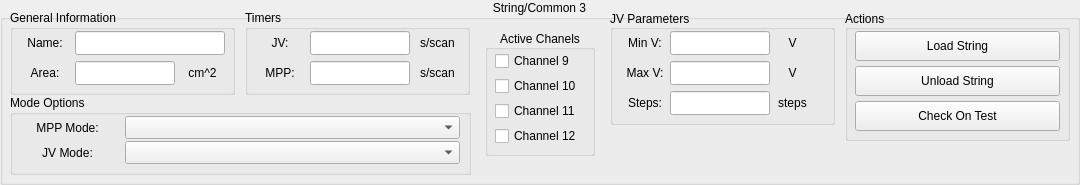
              <widget class="QGroupBox" name="String_3">
               <property name="minimumSize">
                <size>
                 <width>1080</width>
                 <height>185</height>
                </size>
               </property>
               <property name="title">
                <string>String/Common 3</string>
               </property>
               <property name="alignment">
                <set>Qt::AlignHCenter|Qt::AlignTop</set>
               </property>
               <property name="flat">
                <bool>true</bool>
               </property>
               <widget class="QGroupBox" name="GeneralInfo_3">
                <property name="geometry">
                 <rect>
                  <x>10</x>
                  <y>10</y>
                  <width>225</width>
                  <height>85</height>
                 </rect>
                </property>
                <property name="title">
                 <string>General Information</string>
                </property>
                <widget class="QLineEdit" name="NameInput_3">
                 <property name="geometry">
                  <rect>
                   <x>65</x>
                   <y>21</y>
                   <width>150</width>
                   <height>24</height>
                  </rect>
                 </property>
                 <property name="inputMask">
                  <string/>
                 </property>
                 <property name="text">
                  <string/>
                 </property>
                </widget>
                <widget class="QLabel" name="NameLabel_3">
                 <property name="geometry">
                  <rect>
                   <x>10</x>
                   <y>21</y>
                   <width>50</width>
                   <height>24</height>
                  </rect>
                 </property>
                 <property name="minimumSize">
                  <size>
                   <width>38</width>
                   <height>0</height>
                  </size>
                 </property>
                 <property name="maximumSize">
                  <size>
                   <width>16777215</width>
                   <height>16777215</height>
                  </size>
                 </property>
                 <property name="text">
                  <string>Name:</string>
                 </property>
                 <property name="alignment">
                  <set>Qt::AlignCenter</set>
                 </property>
                </widget>
                <widget class="QLabel" name="AreaLabel_3">
                 <property name="geometry">
                  <rect>
                   <x>10</x>
                   <y>51</y>
                   <width>50</width>
                   <height>24</height>
                  </rect>
                 </property>
                 <property name="text">
                  <string>Area:</string>
                 </property>
                 <property name="alignment">
                  <set>Qt::AlignCenter</set>
                 </property>
                </widget>
                <widget class="QLineEdit" name="AreaInput_3">
                 <property name="geometry">
                  <rect>
                   <x>65</x>
                   <y>51</y>
                   <width>100</width>
                   <height>24</height>
                  </rect>
                 </property>
                 <property name="inputMask">
                  <string/>
                 </property>
                 <property name="text">
                  <string/>
                 </property>
                </widget>
                <widget class="QLabel" name="AreaUnits_3">
                 <property name="geometry">
                  <rect>
                   <x>170</x>
                   <y>51</y>
                   <width>45</width>
                   <height>24</height>
                  </rect>
                 </property>
                 <property name="text">
                  <string>cm^2</string>
                 </property>
                 <property name="alignment">
                  <set>Qt::AlignCenter</set>
                 </property>
                </widget>
               </widget>
               <widget class="QGroupBox" name="JVBox_3">
                <property name="geometry">
                 <rect>
                  <x>610</x>
                  <y>10</y>
                  <width>225</width>
                  <height>115</height>
                 </rect>
                </property>
                <property name="title">
                 <string>JV Parameters</string>
                </property>
                <property name="alignment">
                 <set>Qt::AlignLeading|Qt::AlignLeft|Qt::AlignVCenter</set>
                </property>
                <widget class="QLabel" name="VmaxLabel_3">
                 <property name="geometry">
                  <rect>
                   <x>10</x>
                   <y>51</y>
                   <width>50</width>
                   <height>24</height>
                  </rect>
                 </property>
                 <property name="text">
                  <string>Max V:</string>
                 </property>
                 <property name="alignment">
                  <set>Qt::AlignCenter</set>
                 </property>
                </widget>
                <widget class="QLineEdit" name="VmaxInput_3">
                 <property name="geometry">
                  <rect>
                   <x>60</x>
                   <y>51</y>
                   <width>100</width>
                   <height>24</height>
                  </rect>
                 </property>
                 <property name="inputMask">
                  <string/>
                 </property>
                 <property name="text">
                  <string/>
                 </property>
                </widget>
                <widget class="QLabel" name="VmaxUnits_3">
                 <property name="geometry">
                  <rect>
                   <x>165</x>
                   <y>51</y>
                   <width>35</width>
                   <height>24</height>
                  </rect>
                 </property>
                 <property name="text">
                  <string>V</string>
                 </property>
                 <property name="alignment">
                  <set>Qt::AlignCenter</set>
                 </property>
                </widget>
                <widget class="QLineEdit" name="VstepsInput_3">
                 <property name="geometry">
                  <rect>
                   <x>60</x>
                   <y>81</y>
                   <width>100</width>
                   <height>24</height>
                  </rect>
                 </property>
                 <property name="inputMask">
                  <string/>
                 </property>
                 <property name="text">
                  <string/>
                 </property>
                </widget>
                <widget class="QLabel" name="Vstepsabel_3">
                 <property name="geometry">
                  <rect>
                   <x>10</x>
                   <y>81</y>
                   <width>50</width>
                   <height>24</height>
                  </rect>
                 </property>
                 <property name="text">
                  <string>Steps:</string>
                 </property>
                 <property name="alignment">
                  <set>Qt::AlignCenter</set>
                 </property>
                </widget>
                <widget class="QLabel" name="VstepsUnits_3">
                 <property name="enabled">
                  <bool>true</bool>
                 </property>
                 <property name="geometry">
                  <rect>
                   <x>165</x>
                   <y>81</y>
                   <width>35</width>
                   <height>24</height>
                  </rect>
                 </property>
                 <property name="text">
                  <string>steps</string>
                 </property>
                 <property name="alignment">
                  <set>Qt::AlignCenter</set>
                 </property>
                </widget>
                <widget class="QLabel" name="VminLabel_3">
                 <property name="geometry">
                  <rect>
                   <x>10</x>
                   <y>21</y>
                   <width>50</width>
                   <height>24</height>
                  </rect>
                 </property>
                 <property name="text">
                  <string>Min V:</string>
                 </property>
                 <property name="alignment">
                  <set>Qt::AlignCenter</set>
                 </property>
                </widget>
                <widget class="QLineEdit" name="VminInput_3">
                 <property name="geometry">
                  <rect>
                   <x>60</x>
                   <y>21</y>
                   <width>100</width>
                   <height>24</height>
                  </rect>
                 </property>
                 <property name="inputMask">
                  <string/>
                 </property>
                 <property name="text">
                  <string/>
                 </property>
                </widget>
                <widget class="QLabel" name="VminUnits_3">
                 <property name="geometry">
                  <rect>
                   <x>165</x>
                   <y>21</y>
                   <width>35</width>
                   <height>24</height>
                  </rect>
                 </property>
                 <property name="text">
                  <string>V</string>
                 </property>
                 <property name="alignment">
                  <set>Qt::AlignCenter</set>
                 </property>
                </widget>
               </widget>
               <widget class="QGroupBox" name="TimerBox_3">
                <property name="geometry">
                 <rect>
                  <x>245</x>
                  <y>10</y>
                  <width>225</width>
                  <height>85</height>
                 </rect>
                </property>
                <property name="title">
                 <string>Timers</string>
                </property>
                <widget class="QLabel" name="MPPFrequencyLabel_3">
                 <property name="geometry">
                  <rect>
                   <x>10</x>
                   <y>51</y>
                   <width>50</width>
                   <height>24</height>
                  </rect>
                 </property>
                 <property name="text">
                  <string>MPP:</string>
                 </property>
                 <property name="alignment">
                  <set>Qt::AlignCenter</set>
                 </property>
                </widget>
                <widget class="QLineEdit" name="MPPFrequencyInput_3">
                 <property name="geometry">
                  <rect>
                   <x>65</x>
                   <y>51</y>
                   <width>100</width>
                   <height>24</height>
                  </rect>
                 </property>
                 <property name="inputMask">
                  <string/>
                 </property>
                 <property name="text">
                  <string/>
                 </property>
                </widget>
                <widget class="QLabel" name="MPPFrequencyUnits_3">
                 <property name="geometry">
                  <rect>
                   <x>170</x>
                   <y>51</y>
                   <width>45</width>
                   <height>24</height>
                  </rect>
                 </property>
                 <property name="text">
                  <string>s/scan</string>
                 </property>
                 <property name="alignment">
                  <set>Qt::AlignCenter</set>
                 </property>
                </widget>
                <widget class="QLabel" name="JVFrequencyLabel_3">
                 <property name="geometry">
                  <rect>
                   <x>10</x>
                   <y>21</y>
                   <width>50</width>
                   <height>24</height>
                  </rect>
                 </property>
                 <property name="text">
                  <string>JV:</string>
                 </property>
                 <property name="alignment">
                  <set>Qt::AlignCenter</set>
                 </property>
                </widget>
                <widget class="QLineEdit" name="JVFrequencyInput_3">
                 <property name="geometry">
                  <rect>
                   <x>65</x>
                   <y>21</y>
                   <width>100</width>
                   <height>24</height>
                  </rect>
                 </property>
                 <property name="inputMask">
                  <string/>
                 </property>
                 <property name="text">
                  <string/>
                 </property>
                </widget>
                <widget class="QLabel" name="JVFrequencyUnits_3">
                 <property name="geometry">
                  <rect>
                   <x>170</x>
                   <y>21</y>
                   <width>45</width>
                   <height>24</height>
                  </rect>
                 </property>
                 <property name="text">
                  <string>s/scan</string>
                 </property>
                 <property name="alignment">
                  <set>Qt::AlignCenter</set>
                 </property>
                </widget>
               </widget>
               <widget class="QGroupBox" name="ActionBox_3">
                <property name="geometry">
                 <rect>
                  <x>845</x>
                  <y>10</y>
                  <width>225</width>
                  <height>131</height>
                 </rect>
                </property>
                <property name="title">
                 <string>Actions</string>
                </property>
                <property name="alignment">
                 <set>Qt::AlignLeading|Qt::AlignLeft|Qt::AlignVCenter</set>
                </property>
                <widget class="QPushButton" name="LoadButton_3">
                 <property name="geometry">
                  <rect>
                   <x>10</x>
                   <y>21</y>
                   <width>205</width>
                   <height>30</height>
                  </rect>
                 </property>
                 <property name="text">
                  <string>Load String</string>
                 </property>
                 <property name="autoDefault">
                  <bool>false</bool>
                 </property>
                </widget>
                <widget class="QPushButton" name="UnLoadButton_3">
                 <property name="geometry">
                  <rect>
                   <x>10</x>
                   <y>56</y>
                   <width>205</width>
                   <height>30</height>
                  </rect>
                 </property>
                 <property name="text">
                  <string>Unload String</string>
                 </property>
                </widget>
                <widget class="QPushButton" name="CheckTestButton_3">
                 <property name="geometry">
                  <rect>
                   <x>10</x>
                   <y>91</y>
                   <width>205</width>
                   <height>30</height>
                  </rect>
                 </property>
                 <property name="text">
                  <string>Check On Test</string>
                 </property>
                </widget>
               </widget>
               <widget class="QGroupBox" name="ChannelBox_3">
                <property name="geometry">
                 <rect>
                  <x>485</x>
                  <y>30</y>
                  <width>110</width>
                  <height>126</height>
                 </rect>
                </property>
                <property name="title">
                 <string>Active Chanels</string>
                </property>
                <property name="alignment">
                 <set>Qt::AlignCenter</set>
                </property>
                <widget class="QCheckBox" name="checkBox_9">
                 <property name="geometry">
                  <rect>
                   <x>10</x>
                   <y>21</y>
                   <width>90</width>
                   <height>20</height>
                  </rect>
                 </property>
                 <property name="text">
                  <string>Channel 9</string>
                 </property>
                </widget>
                <widget class="QCheckBox" name="checkBox_10">
                 <property name="geometry">
                  <rect>
                   <x>10</x>
                   <y>46</y>
                   <width>90</width>
                   <height>20</height>
                  </rect>
                 </property>
                 <property name="text">
                  <string>Channel 10</string>
                 </property>
                </widget>
                <widget class="QCheckBox" name="checkBox_11">
                 <property name="geometry">
                  <rect>
                   <x>10</x>
                   <y>71</y>
                   <width>90</width>
                   <height>20</height>
                  </rect>
                 </property>
                 <property name="text">
                  <string>Channel 11</string>
                 </property>
                </widget>
                <widget class="QCheckBox" name="checkBox_12">
                 <property name="geometry">
                  <rect>
                   <x>10</x>
                   <y>96</y>
                   <width>90</width>
                   <height>20</height>
                  </rect>
                 </property>
                 <property name="text">
                  <string>Channel 12</string>
                 </property>
                </widget>
               </widget>
               <widget class="QGroupBox" name="ModeBox_3">
                <property name="geometry">
                 <rect>
                  <x>10</x>
                  <y>95</y>
                  <width>461</width>
                  <height>80</height>
                 </rect>
                </property>
                <property name="title">
                 <string>Mode Options</string>
                </property>
                <widget class="QComboBox" name="MPPModeBox_3">
                 <property name="geometry">
                  <rect>
                   <x>115</x>
                   <y>21</y>
                   <width>335</width>
                   <height>23</height>
                  </rect>
                 </property>
                 <property name="currentText">
                  <string/>
                 </property>
                </widget>
                <widget class="QComboBox" name="JVModeBox_3">
                 <property name="geometry">
                  <rect>
                   <x>115</x>
                   <y>46</y>
                   <width>335</width>
                   <height>23</height>
                  </rect>
                 </property>
                </widget>
                <widget class="QLabel" name="MPPModeLabel_3">
                 <property name="geometry">
                  <rect>
                   <x>10</x>
                   <y>20</y>
                   <width>95</width>
                   <height>25</height>
                  </rect>
                 </property>
                 <property name="minimumSize">
                  <size>
                   <width>38</width>
                   <height>0</height>
                  </size>
                 </property>
                 <property name="maximumSize">
                  <size>
                   <width>16777215</width>
                   <height>16777215</height>
                  </size>
                 </property>
                 <property name="text">
                  <string>MPP Mode:</string>
                 </property>
                 <property name="alignment">
                  <set>Qt::AlignCenter</set>
                 </property>
                </widget>
                <widget class="QLabel" name="JVModeLabel_3">
                 <property name="geometry">
                  <rect>
                   <x>10</x>
                   <y>45</y>
                   <width>95</width>
                   <height>25</height>
                  </rect>
                 </property>
                 <property name="minimumSize">
                  <size>
                   <width>38</width>
                   <height>0</height>
                  </size>
                 </property>
                 <property name="maximumSize">
                  <size>
                   <width>16777215</width>
                   <height>16777215</height>
                  </size>
                 </property>
                 <property name="text">
                  <string>JV Mode:</string>
                 </property>
                 <property name="alignment">
                  <set>Qt::AlignCenter</set>
                 </property>
                </widget>
               </widget>
              </widget>
